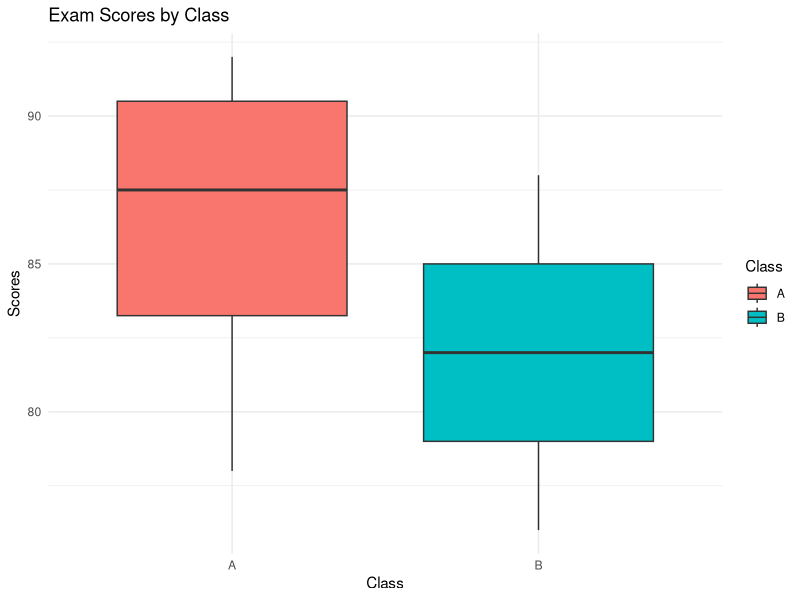

R code for this plot:
library(ggplot2)

data <- data.frame(
  Class = c("A", "A", "A", "A", "B", "B", "B", "B"),
  Scores = c(85, 90, 78, 92, 88, 76, 80, 84)
)

ggplot(data, aes(Class, Scores, fill = Class)) +
  geom_boxplot() +
  labs(title = "Exam Scores by Class", x = "Class", y = "Scores") +
  theme_minimal()
